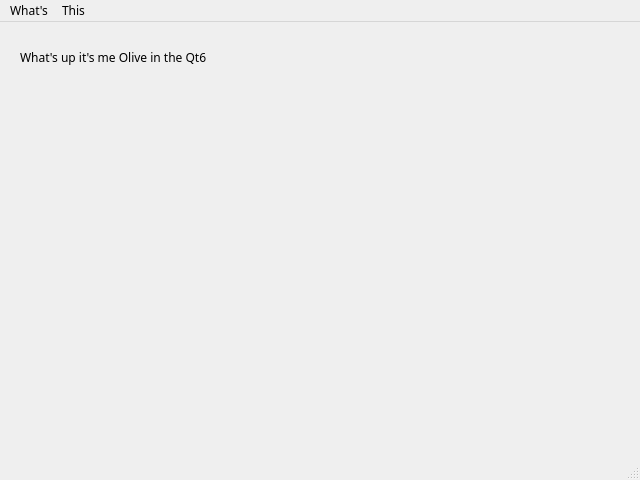
<?xml version="1.0" encoding="UTF-8"?>
<ui version="4.0">
 <class>MainWindow</class>
 <widget class="QMainWindow" name="MainWindow">
  <property name="geometry">
   <rect>
    <x>0</x>
    <y>0</y>
    <width>640</width>
    <height>480</height>
   </rect>
  </property>
  <property name="font">
   <font>
    <family>Sans Serif</family>
   </font>
  </property>
  <property name="windowTitle">
   <string>Wings - VnLive</string>
  </property>
  <widget class="QWidget" name="centralwidget">
   <widget class="QLabel" name="label">
    <property name="geometry">
     <rect>
      <x>20</x>
      <y>10</y>
      <width>241</width>
      <height>51</height>
     </rect>
    </property>
    <property name="text">
     <string>What's up it's me Olive in the Qt6</string>
    </property>
   </widget>
  </widget>
  <widget class="QMenuBar" name="menubar">
   <property name="geometry">
    <rect>
     <x>0</x>
     <y>0</y>
     <width>640</width>
     <height>19</height>
    </rect>
   </property>
   <widget class="QMenu" name="menuWhat_s">
    <property name="title">
     <string>What's</string>
    </property>
    <addaction name="actionUwu"/>
    <addaction name="separator"/>
    <addaction name="actionAwa"/>
   </widget>
   <widget class="QMenu" name="menuThis">
    <property name="title">
     <string>This</string>
    </property>
   </widget>
   <addaction name="menuWhat_s"/>
   <addaction name="menuThis"/>
  </widget>
  <widget class="QStatusBar" name="statusbar"/>
  <action name="actionUwu">
   <property name="text">
    <string>Uwu</string>
   </property>
  </action>
  <action name="actionAwa">
   <property name="text">
    <string>Awa</string>
   </property>
  </action>
 </widget>
 <resources/>
 <connections/>
</ui>
